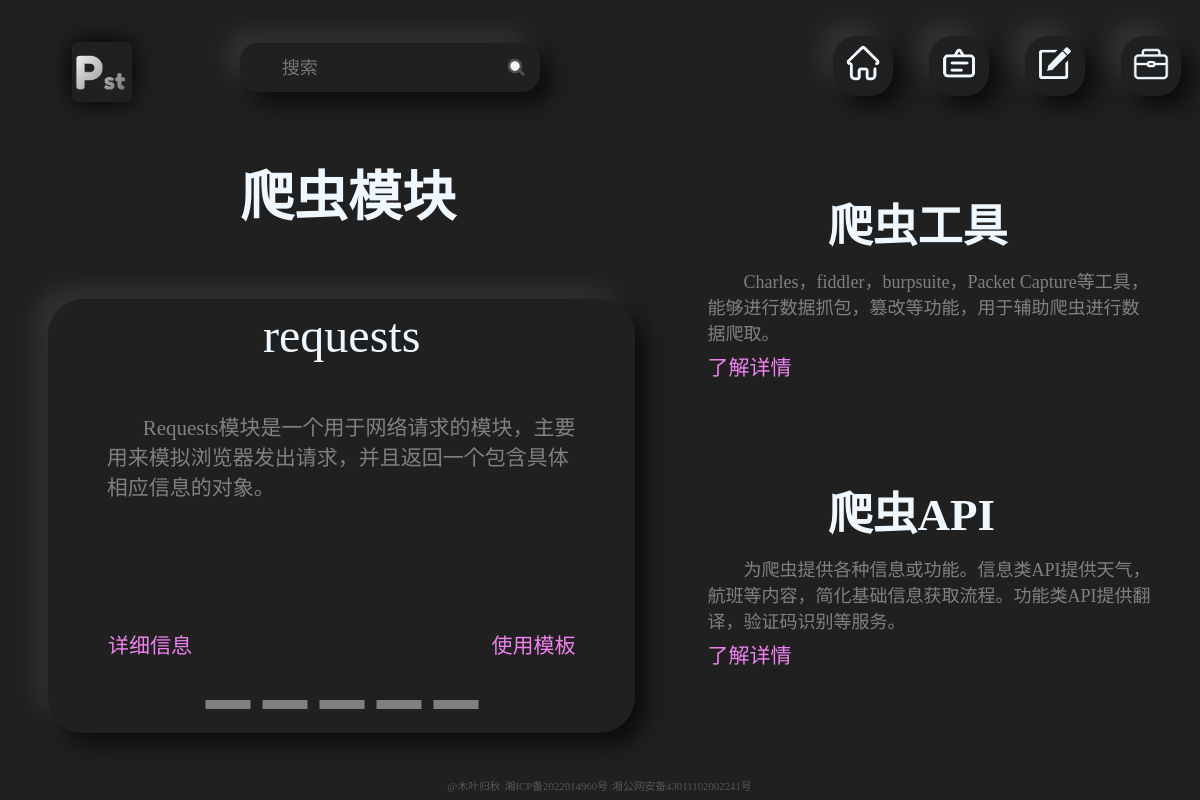
/app_3/, run on the app's committed database.
### app_3/models.py (models this page shows, shortened)
class Mode(models.Model):
    id = models.IntegerField(primary_key=True)
    mode = models.CharField(max_length=30)
    brief = models.CharField(max_length=60)
    way = models.TextField()
    class Meta:
        verbose_name = '模块'
        verbose_name_plural = '模块'

### app_3/views.py (the view)
# urls.py: path('app_3/', include('app_3.urls')),
def app_3(request):
    id = request.GET.get('id')
    way = request.GET.get('way')
    if id:
        mode = Mode.objects.filter(id=id)[0]
        titels = Title.objects.filter(mode__id=id)
        title = request.GET.get('title')
        if title:
            contents = Content.objects.filter(title__title=title)
        else:
            pass
    elif way:
        the_way = Mode.objects.filter(id=way)[0].way
    else:
        modes = Mode.objects.all()
    return render(request, 'app_3.html', locals())

### templates/app_3.html (shortened to what this page needs)
{% extends "base.html" %}
{% block static %}
    {% load static %}
    <link rel="stylesheet" href="{% static 'app_3/app_3.css' %}">
{% endblock %}
{% block body %}
    <div class="app_3_warp">
        {% if modes %}
            <div class="app_3_title">
                <h2>爬虫模块</h2>
            </div>
            <div class="mode_warp">
                <div class="mode_contain">
                    {% for mode in modes %}
                        <div class="mode">
                            <div class="app_3_msg">
                                <p>{{ mode.mode }}</p>
                                <p>{{ mode.brief }}</p>
                            </div>
                            <a href="{% url 'app_3' %}?id={{ mode.id }}" target="_blank" class="mode_a_l">详细信息</a>
                            <a href="{% url 'app_3' %}?way={{ mode.id }}" target="_blank" class="mode_a_r">使用模板</a>
                        </div>
                    {% endfor %}
                </div>
                <div class="app_3_select">
                    {% for mode in modes %}
                        <label for="{{ forloop.counter0 }}"></label>
                    {% endfor %}
                </div>
            </div>
            <div class="app_3_tool app_3_other">
                <h2>爬虫工具</h2>
                <p>Charles，fiddler，burpsuite，Packet Capture等工具，能够进行数据抓包，篡改等功能，用于辅助爬虫进行数据爬取。</p>
                <a href="{% url 'app_3_tool' %}" target="_blank">了解详情</a>
            </div>
            <div class="app_3_api app_3_other">
                <h2>爬虫API</h2>
                <p>为爬虫提供各种信息或功能。信息类API提供天气，航班等内容，简化基础信息获取流程。功能类API提供翻译，验证码识别等服务。</p>
                <a href="{% url 'app_3_api' %}" target="_blank">了解详情</a>
            </div>
        {% elif the_way %}
            <div id="the_way">
                <pre>{{ the_way }}</pre>
            </div>
        {% endif %}
    </div>
{% endblock %}

### publicStatic/base.css (style rules this page uses)
html { font-size: 10px; font-family: 微软雅黑; }
body { background-color: #202020; padding: 0; margin: 0; }

### publicStatic/app_3/app_3.css (style rules this page uses)
.app_3_warp { width: 100%; height: 80%; top: 15%; left: 0; position: absolute; }
.app_3_title { width: 50%; height: 30%; top: -2rem; left: 4%; position: absolute; }
.app_3_title h2 { text-align: center; font-size: 9rem; color: aliceblue; }
.mode_warp { width: 49%; height: 68%; top: 28%; left: 4%; position: absolute; border-radius: 6rem; box-shadow: 2rem 2rem 3.5rem #0d0d0d, -2rem -2rem 3.5rem #333333; overflow: hidden; }
.mode_contain { width: 200%; height: 90%; left: 0; top: 0; position: absolute; }
.mode { width: 50%; height: 100%; position: absolute; float: left; transform: translateX(100%); transition: all 0.5s ease-out; }
.mode_contain input:checked + .mode { transform: translateX(0); }
.app_3_msg { width: 80%; height: 80%; top: -10%; left: 10%; position: absolute; }
.app_3_msg :first-child { font-size: 8rem; color: aliceblue; text-align: center; text-indent: 0; top: 0; position: relative; }
.app_3_msg p { font-size: 3.5rem; color: gray; text-indent: 6rem; top: 0; position: relative; }
.mode a { color: violet; font-size: 3.5rem; text-decoration: none; bottom: 8%; }
.mode_a_l { left: 10rem; position: absolute; }
.mode_a_r { right: 10rem; position: absolute; }
.app_3_select { left: 50%; bottom: 3rem; position: absolute; transform: translateX(-50%); display: flex; }
.app_3_select label { width: 7.5rem; height: 1.5rem; background-color: gray; margin: 1rem; transition: 0.4s; cursor: pointer; }
.app_3_tool { top: 8%; }
.app_3_api { bottom: 5%; }
.app_3_other { width: 37%; height: 42%; right: 4%; position: absolute; }
.app_3_other h2 { font-size: 7.5rem; color: aliceblue; top: -3rem; left: 20rem; position: absolute; }
.app_3_other p { font-size: 3rem; text-indent: 6rem; color: gray; top: 13rem; position: absolute; }
.app_3_other a { color: violet; font-size: 3.5rem; text-decoration: none; top: 30rem; position: absolute; }

### data on the page
Mode: mode "requests", brief "Requests模块是一个用于网络请求的模块，主要用来模拟浏览器发出请求，并且返回一个包含具体相应信息的对象。"
